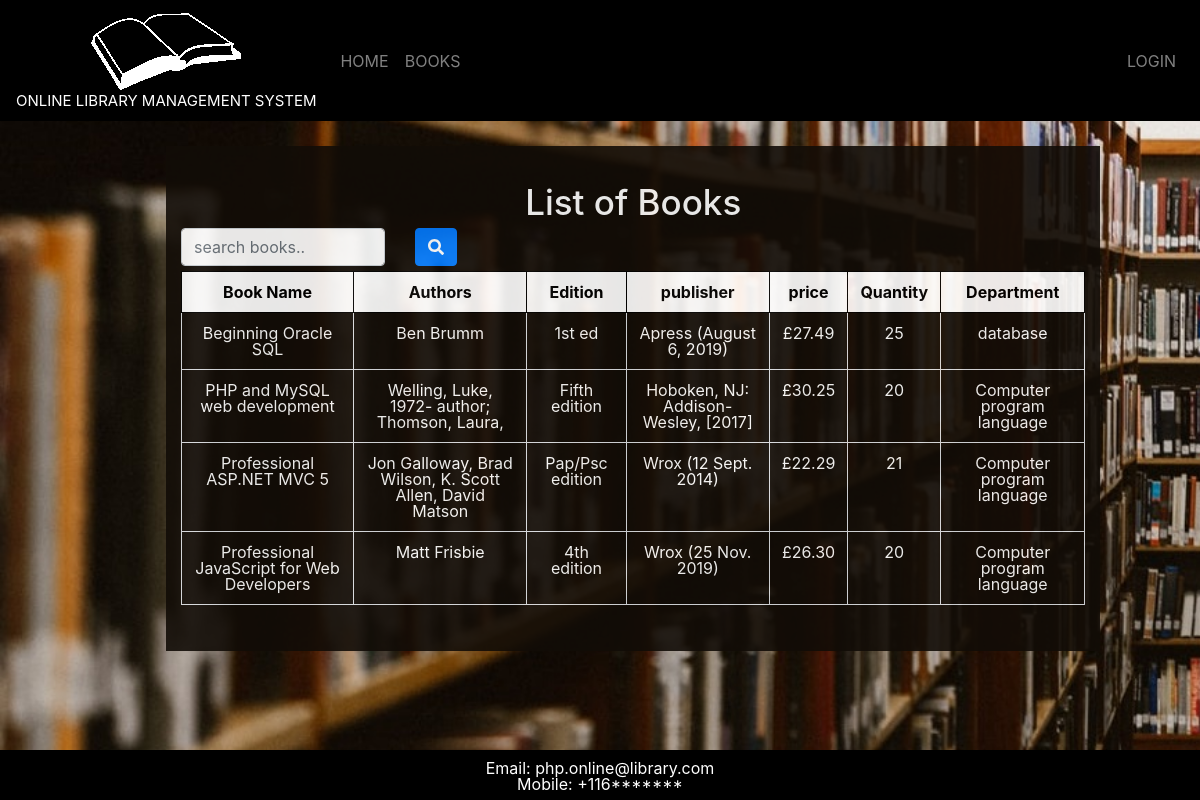
Page /librarian/books.php on the committed database.
### tables this page shows
CREATE TABLE `books` (
  `bookID` int(100) NOT NULL,
  `name` varchar(100) NOT NULL,
  `authors` varchar(100) NOT NULL,
  `edition` varchar(100) NOT NULL,
  `publisher` varchar(100) NOT NULL,
  `price` decimal(65,2) NOT NULL,
  `quantity` int(100) NOT NULL,
  `department` varchar(100) NOT NULL,
  `purchaseDate` date NOT NULL
);

### librarian/books.php (the view, shortened to what this page needs)
<?php
include "navbar.php";
?>
<!DOCTYPE html>
<html>
    <body>
        <div class="wrapper" id="main">
            <div class="box full-box log-pad">
                <div class="box-content box-form">
                    <div class="container">
                        <h1 class="text-center">List of Books</h1>
                        <div class="text-right search-box">
                            <form class="navbar-form" method="post" name="form1">
                                <div class="row">
                                    <div class="col-3">
                                        <input type="text" class="form-control" type="text" name="search" placeholder="search books..">
                                    </div>
                                    <div class="col-3">
                                        <button type="submit" name="srchBtn" class="btn btn-primary left">
                                            <i class="fas fa-search"></i>
                                        </button>
                                    </div>
                                </div>
                            </form>
                        </div>
                        <?php
                        if(isset($_POST['srchBtn']))
                        {
                            $query=mysqli_query($db,"SELECT * from books where name like '%$_POST[search]%' ");
                            if(mysqli_num_rows($query)==0)
                            {
                                $noRowMsg="Sorry! No book found.";
                            }
                        }
                        else {
                            $query=mysqli_query($db,"select * from `books`");
                        }
                        echo "<table class='table table-bordered text-center'>";
                        echo "<thead>";
                        echo "<tr>";
                        echo "<th>";echo "Book Name";echo "</th>";
                        echo "<th>";echo "Authors";echo "</th>";
                        echo "<th>";echo "Edition";echo "</th>";
                        echo "<th>";echo "publisher";echo "</th>";
                        echo "<th>";echo "price";echo "</th>";
                        echo "<th>";echo "Quantity";echo "</th>";
                        echo "<th>";echo "Department";echo "</th>";
                        echo "</tr>";
                        echo "</thead>";
                        if(!empty($noRowMsg))
                        {
                            if(isset($_SESSION['login_admin']))
                            {
                                echo "<td colspan=9>{$noRowMsg}</td>";
                            }
                            else {
                                echo "<td colspan=7>{$noRowMsg}</td>";
                            }
                        }
                        else
                        {
                            while($row=mysqli_fetch_assoc($query))
                            {
                                echo "<tr>";
                                echo "<td>";echo $row['name'];echo "</td>";
                                echo "<td>";echo $row['authors'];echo "</td>";
                                echo "<td>";echo $row['edition'];echo "</td>";
                                echo "<td>";echo $row['publisher'];echo "</td>";
                                echo "<td>";echo "£{$row['price']}";echo "</td>";
                                echo "<td>";echo $row['quantity'];echo "</td>";
                                echo "<td>";echo $row['department'];echo "</td>";
                                echo "</tr>";
                            }
                        }
                        echo "</table>";
                        ?>
                    </div>
                </div>
            </div>
        </div>
        <?php
        include "../footer.php";
        ?>
    </body>
</html>

### librarian/navbar.php (shortened to what this page needs)
<!DOCTYPE html>
<html lang="en">
    <head>
        <link rel="stylesheet" href="/LibraryManagementSystem-PHP/content/css/bootstrap/bootstrap.min.css">
        <link rel="stylesheet" href="/LibraryManagementSystem-PHP/content/css/fontawsome/css/all.min.css">
        <link rel="stylesheet" href="/LibraryManagementSystem-PHP/content/css/lms.css">
    </head>
    <body>
        <header>
            <nav class="navbar navbar-expand-lg fixed-top navbar-dark back-black">
                <a class="navbar-brand text-center" href="index.php"><img src="/LibraryManagementSystem-PHP/content/images/WhiteLogo.png"><br>
                    <p>ONLINE LIBRARY MANAGEMENT SYSTEM</p>
                </a>
                <div class="collapse navbar-collapse" id="lms-nav-content">
                    <ul class="navbar-nav mr-auto">
                        <li class="nav-item">
                            <a class="nav-link" href="../index.php">HOME</a>
                        </li>
                        <?php
                        if(isset($_SESSION['login_admin']))
                        {
                        ?>
                        <li class="nav-item">
                            <a class="nav-link" href="feedback.php">FEEDBACK
                            </a>
                        </li>
                        <?php
                        }
                        else {
                        ?>
                        <li class="nav-item">
                            <a class="nav-link" href="books.php">BOOKS</a>
                        </li>
                        <?php
                        }
                        ?>
                    </ul>
                    <ul class="navbar-nav ml-auto">
                        <?php
                        if(isset($_SESSION['login_admin']))
                        {
                        ?>
                        <li class="nav-item">
                            <a class="nav-link">
                                <?php
                            echo "HI, ".$_SESSION['login_admin'];
                                ?>
                            </a>
                        </li>
                        <li class="nav-item"><a class="nav-link" href="profile.php">PROFILE</a></li>
                        <li class="nav-item"><a class="nav-link" href="student.php">STUDENT-INFO</a></li>
                        <li class="nav-item">
                            <a class="nav-link" href="registration.php">REGISTRATION</a>
                        </li>
                        <li class="nav-item">
                            <a class="nav-link" href="../logout.php">LOGOUT</a>
                        </li>
                        <?php
                        }
                        else
                        {
                        ?>
                        <li class="nav-item">
                            <a class="nav-link" href="admin-login.php">LOGIN</a>
                        </li>
                        <?php
                        }
                        ?>
                    </ul>
                </div>
            </nav>
        </header>
    </body>
</html>

### footer.php
<!DOCTYPE html>
<html lang="en">
<head>
</head>
<body>
<footer>
    <p>
        Email: php.online@library.com<br>
        Mobile: +116*******
    </p>
</footer>
</body>
</html>

### content/css/lms.css (style rules this page uses)
html, body, div, span, object, iframe, h1, h2, h3, h4, h5, h6, p, blockquote, pre, abbr, address, cite, code, del, dfn, em, img, ins, kbd, q, samp, small, strong, sub, sup, var, b, i, dl, dt, dd, ol, ul, li, fieldset, form, label, legend, table, caption, tbody, tfoot, thead, tr, th, td, article, aside, canvas, details, figcaption, figure, footer, header, hgroup, menu, nav, section, summary, time, mark, audio, video { margin:0; padding:0; border:0; outline:0; font-size:100%; vertical-align:baseline; background:transparent; }
body { line-height:1; }
article,aside,details,figcaption,figure, footer,header,hgroup,menu,nav,section { display:block; }
nav ul { list-style:none; }
a { margin:0; padding:0; font-size:100%; vertical-align:baseline; background:transparent; }
table { border-collapse:collapse; border-spacing:0; }
input, select { vertical-align:middle; }
input { height: 25px; width: 300px; }
th { color: black; background-color: white; border: 1px solid black !important; }
.left { float: left !important; }
.navbar .navbar-brand p { font-size: 15px; }
.back-black { background-color: #000; }
.wrapper { min-height: calc(100vh - 50px); overflow: auto; width: 100%; background-image: url('../images/Library.jpg'); background-repeat: no-repeat; background-attachment: fixed; background-size: cover; }
.box { min-height: 300px; width: 450px; background-color: #120d07; opacity: 0.9; padding-top: 5px; margin: 130px auto 70px auto; opacity: .9; text-align: center; color: white; }
.box.log-pad { margin-left: 150px; }
.box.full-box { width: 80%; }
.box .box-content { color: white; }
.box .box-content.box-form { padding: 30px 0; }
.box .box-content h1 { text-align: center; font-size: 35px; }
.table { color: #fff !important; }
footer { padding-top: 10px; height: 50px; width: 100%; background-color: black; position: fixed; left: 0; bottom: 0; }
footer p { color: white; text-align: center; }
#main { transition: margin-left .5s; padding: 16px; }
.search-box { margin: 5px 0; }

### rows in the picture
books: name "Beginning Oracle SQL", authors "Ben Brumm", edition "1st ed", publisher "Apress (August 6, 2019)", price "27.49", quantity "25", department "database"
books: name "PHP and MySQL web development", authors "Welling, Luke, 1972- author; Thomson, Laura,", edition "Fifth edition", publisher "Hoboken, NJ: Addison-Wesley, [2017]", price "30.25", quantity "20", department "Computer program language"
books: name "Professional ASP.NET MVC 5", authors "Jon Galloway, Brad Wilson, K. Scott Allen, David Matson", edition "Pap/Psc edition", publisher "Wrox (12 Sept. 2014)", price "22.29", quantity "21", department "Computer program language"
books: name "Professional JavaScript for Web Developers", authors "Matt Frisbie", edition "4th edition", publisher "Wrox (25 Nov. 2019)", price "26.30", quantity "20", department "Computer program language"
